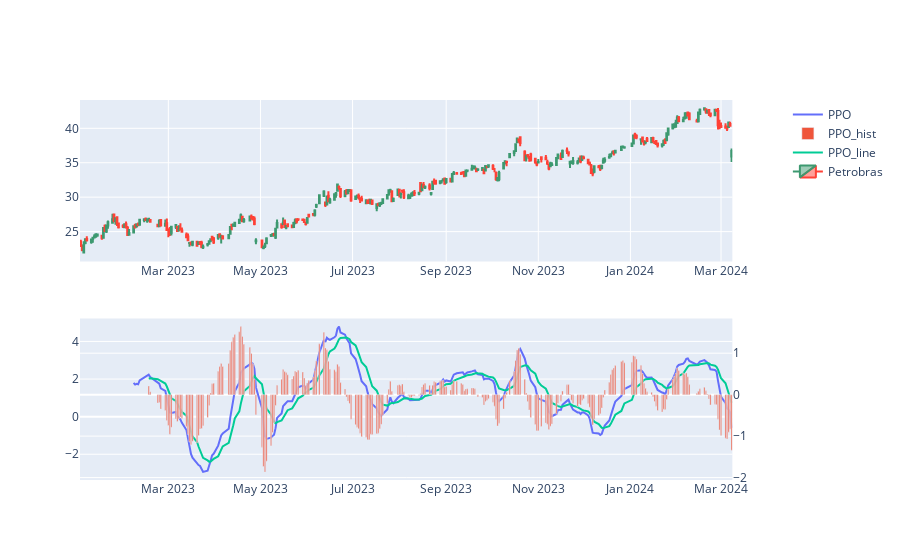

Notebook code cell kept with this figure:
### Markdown cell above
<h2>Construção dos graficos para o indicador</h2>

### Code cell
# Importa a função make_subplots do pacote plotly.graph_objs
fig = make_subplots(rows=2, cols=1, specs=[[{'secondary_y':True}],[{'secondary_y':True}]])
# Cria uma nova subtrama (subplot) na figura com 2 linhas e 1 coluna, especificando que a segunda linha deve ter um eixo y secundário

# Adiciona um gráfico de dispersão (scatter plot) à subtrama com os valores do PPO
fig.add_trace(go.Scatter(name='PPO', x=petr4.index, y=petr4['PPO']), row=2, col=1)
# O gráfico é adicionado à segunda linha e primeira coluna da subtrama

# Adiciona um gráfico de barras (bar chart) à mesma subtrama para o histograma do PPO, com um eixo y secundário
fig.add_trace(go.Bar(name='PPO_hist', x=petr4.index, y=petr4['PPO_hist']), row=2, col=1, secondary_y=True)
# O gráfico de barras é adicionado à segunda linha e primeira coluna da subtrama, com o eixo y secundário ativado

# Adiciona outro gráfico de dispersão à mesma subtrama, desta vez para a linha do PPO
fig.add_trace(go.Scatter(name='PPO_line', x=petr4.index, y=petr4['PPO_line']), row=2, col=1)
# O segundo gráfico de dispersão é adicionado à segunda linha e primeira coluna da subtrama

# Adiciona um gráfico de candlestick à figura para os dados de Petrobras
fig.add_trace(go.Candlestick(name='Petrobras', x=petr4.index, close=petr4['Close'], open=petr4['Open'], high=petr4['High'], low=petr4['Low']))
# O gráfico de candlestick é adicionado à figura, sem especificar uma subtrama específica

# Atualiza o layout da figura para ocultar o controle deslizante do intervalo no eixo x
fig.update_layout(xaxis_rangeslider_visible=False)
# Define a visibilidade do controle deslizante do intervalo no eixo x como falso

# Exibe a figura
fig.show()
# Mostra a figura final com todos os gráficos e configurações especificados

### Figure 1 — Plotly figure (JSON) as saved in the notebook; plotly's stock layout.template omitted (floating-point values rounded to 4 significant figures; data arrays with more than 128 entries replaced by an {"elided": "..."} marker saying what was removed)
{"data": [{"name": "PPO", "type": "scatter", "x": {"elided": "295 str values"}, "xaxis": "x2", "y": {"elided": "295 float values"}, "yaxis": "y3"}, {"name": "PPO_hist", "type": "bar", "x": {"elided": "295 str values"}, "xaxis": "x2", "y": {"elided": "295 float values"}, "yaxis": "y4"}, {"name": "PPO_line", "type": "scatter", "x": {"elided": "295 str values"}, "xaxis": "x2", "y": {"elided": "295 float values"}, "yaxis": "y3"}, {"close": {"elided": "295 float values"}, "high": {"elided": "295 float values"}, "low": {"elided": "295 float values"}, "name": "Petrobras", "open": {"elided": "295 float values"}, "type": "candlestick", "x": {"elided": "295 str values"}}], "layout": {"autosize": true, "xaxis": {"anchor": "y", "autorange": true, "domain": [0, 0.94], "range": ["2023-01-01 12:00", "2024-03-08 12:00"], "rangeslider": {"visible": false, "yaxis": {}}, "type": "date"}, "xaxis2": {"anchor": "y3", "autorange": true, "domain": [0, 0.94], "range": ["2023-01-01 12:00", "2024-03-08 12:00"], "type": "date"}, "yaxis": {"anchor": "x", "autorange": true, "domain": [0.575, 1], "range": [20.66, 44.11]}, "yaxis2": {"anchor": "x", "overlaying": "y", "side": "right"}, "yaxis3": {"anchor": "x2", "autorange": true, "domain": [0, 0.425], "range": [-3.369, 5.22], "type": "linear"}, "yaxis4": {"anchor": "x2", "autorange": true, "overlaying": "y3", "range": [-2.059, 1.837], "side": "right", "type": "linear"}}}
